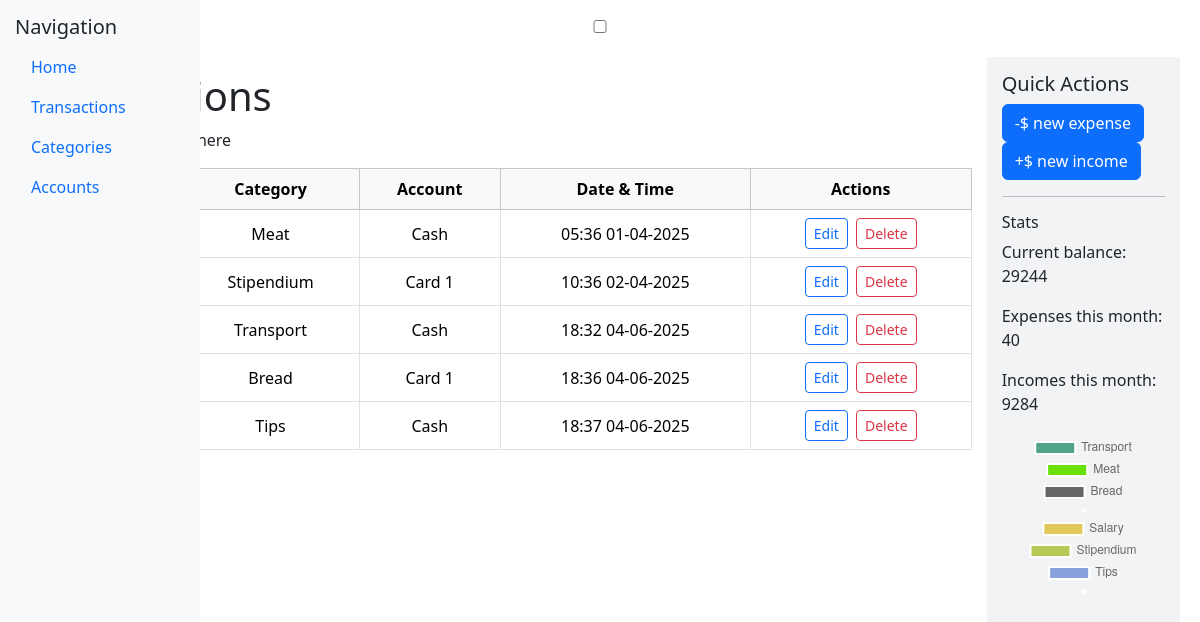
Page /transactions on the committed database.
### finmanager/models.py (models this page shows, shortened)
class Transaction(models.Model):
    tsum = models.DecimalField(default=0.00, max_digits=10, decimal_places=2)
    category = models.ForeignKey(Category, on_delete=models.CASCADE)
    account = models.ForeignKey(Account, on_delete=models.SET_NULL, null=True)
    comment = models.CharField(max_length=100, blank=True, null=True)
    isExpense = models.BooleanField(default=True)
    checkID = models.ForeignKey(Check, on_delete=models.CASCADE, blank=True, null=True)
    tDateTime = models.DateTimeField("Date of transaction", default=None)

class Category(models.Model):
    title = models.CharField(max_length=100, unique=True)
    isExpense = models.BooleanField(default=True)

class Account(models.Model):
    name = models.CharField(max_length=100)
    startBalance = models.DecimalField(default=0.00, max_digits=10, decimal_places=2)
    balance = models.DecimalField(default=0.00, max_digits=10, decimal_places=2)
    isHidden = models.BooleanField(default=False)

### finmanager/views.py (the view)
# urls.py: path("transactions", views.transactions, name="transactions"),
def transactions(request):
		latest_transactions = Transaction.objects.order_by("tDateTime")
		context = {
				"latest_transactions": latest_transactions,
				"cats": Category.objects.order_by("isExpense"),
				"accs": Account.objects.all(),
		}
		return render(request, "finmanager/transactionsView.html", context)

### finmanager/context_processors.py (called while the page is built)
def countExpInc(request):
  allExpenses = Transaction.objects.filter(isExpense=True)
  allIncomes = Transaction.objects.filter(isExpense=False)
  totalExp = allExpenses.aggregate(Sum('tsum'))['tsum__sum'] if allExpenses.exists() else 0
  totalInc = allIncomes.aggregate(Sum('tsum'))['tsum__sum'] if allIncomes.exists() else 0
  return {'totalExp': totalExp, 'totalInc': totalInc}

def calculateBalance(request):
  for acc in Account.objects.all():
    incomes = Transaction.objects.filter(account=acc.pk, isExpense=False)
    expenses = Transaction.objects.filter(account=acc.pk, isExpense=True)
    acc.balance = acc.startBalance
    if incomes.exists():
      acc.balance += Decimal(incomes.aggregate(Sum('tsum'))['tsum__sum'])
    if expenses.exists():
      acc.balance -= Decimal(expenses.aggregate(Sum('tsum'))['tsum__sum'])
    acc.save()
  allMoney = 0
  if Account.objects.all().exists():
    allMoney = Account.objects.all().aggregate(Sum('balance'))['balance__sum']
  return {'allMoney': allMoney}

### finmanager/templates/finmanager/transactionsView.html (shortened to what this page needs)
{% extends "finmanager/master.html" %}
{% block content %}
  <h1>Transactions</h1>
  <p>Manage transactions here</p>
    {% if latest_transactions %}
  <table class="table table-hover table-bordered align-middle text-center">
    <thead class="table-light">
      <tr>
        <th>Amount</th>
        <th>Category</th>
        <th>Account</th>
        <th>Date & Time</th>
        <th>Actions</th>
      </tr>
    </thead>
    <tbody>
      {% for tran in latest_transactions %}
      <tr id="trans{{ tran.pk }}">
        <td id= "tsum{{ tran.pk }}">
          {% if tran.isExpense %}
            <span class="text-danger">-{{ tran.tsum }}</span>
          {% else %}
            <span class="text-success">+{{ tran.tsum }}</span>
          {% endif %}
        </td>
        <td id="cat{{ tran.pk }}">{{ tran.category.title }} <p id="catInitPk{{ tran.pk }}" hidden>{{ tran.category.pk }}</p></td>
        <td id="acc{{ tran.pk }}">{{ tran.account.name }} <p id="accInitPk{{ tran.pk }}" hidden>{{ tran.account.pk }}</p></td>
        <td id="datetime{{ tran.pk }}">{{ tran.tDateTime|date:"H:i d-m-Y" }}</td>
        <td id="actions{{ tran.pk }}">
          <button class="btn btn-sm btn-outline-primary me-1" onclick="editTrans({{ tran.pk }})">Edit</button>
          <a href="/transactions/delete/{{tran.pk}}" class="btn btn-sm btn-outline-danger">Delete</a>
        </td>
      </tr>
      {% empty %}
      <tr>
        <td colspan="5" class="text-muted">No recent transactions found.</td>
      </tr>
      {% endfor %}
    </tbody>
  </table>
    {% else %}
      <p>No transactions yet!</p>
    {% endif %}
    {%endblock%}
    {%block right_utilities%}
      <form action="{% url 'transCreate' %}" method="get" style="display: inline;">
        <button type="submit" name="type" value="expense" class="btn btn-primary">-$ new expense</button>
      </form>
      <form action="{% url 'transCreate' %}" method="get" style="display: inline;">
          <button type="submit" name="type" value="income" class="btn btn-primary">+$ new income</button>
      </form>
    {%endblock%}

### finmanager/templates/finmanager/master.html (shortened to what this page needs)
<!DOCTYPE html>
{% load static %}
<html>
<head>
  <link rel="stylesheet" href="{% static '/bootstrap/css/bootstrap.min.css' %}" />
  {% load bootstrap5 %}
  {% bootstrap_css %}
</head>
<body>
  <div class="container-fluid">
    <div class="row">
      <input type="checkbox" id="showhide" onclick="showHideNav()">
      <label for="showhide">Showhide</label>
      <nav class="col-md-2 sidebar" id="left_nav">
        {% block left_nav %}
            <h5>Navigation</h5>
            <ul class="nav flex-column">
                <li class="nav-item"><a class="nav-link" href="{%url 'index'%}">Home</a></li>
                <li class="nav-item"><a class="nav-link" href="{%url 'transactions'%}">Transactions</a></li>
                <li class="nav-item"><a class="nav-link" href="{%url 'categories'%}">Categories</a></li>
                <li class="nav-item"><a class="nav-link" href="{%url 'accounts'%}">Accounts</a></li>
            </ul>
        {% endblock %}
      </nav>
      <main class="col-md-10 main-content">
        {% block content %}
        {% endblock %}
      </main>
      <aside class="col-md-2 utilities">
            <h5>Quick Actions</h5>
            {% block right_utilities %}{% endblock %}
            <hr>
            <h6>Stats</h6>
            <p>Current balance: {{allMoney|floatformat:"-2"}}</p>
            <p>Expenses this month: {{totalExp|floatformat:"-2"}}</p>
            <p>Incomes this month: {{totalInc|floatformat:"-2"}}</p>
            <canvas id="chartExpContainer"></canvas>
            <canvas id="chartIncContainer"></canvas>
      </aside>
    </div>
  </div>
</body>
</html>

### finmanager/templates/finmanager/master.html (style rules this page uses)
body { padding: 20px; }
.sidebar { background-color: #f8f9fa; padding: 15px; height: 100vh; position: fixed; z-index: 1; top:0; left: 0; overflow-x: hidden; transition: 0.5s; }
.main-content { padding: 15px; }
.utilities { background-color: #f1f3f5; padding: 15px; height: 100vh; }

### rows in the picture
Transaction: category "Meat", account.name "Cash", tDateTime "05:36 01-04-2025"
Transaction: category "Stipendium", account.name "Card 1", tDateTime "10:36 02-04-2025"
Transaction: category "Transport", account.name "Cash", tDateTime "18:32 04-06-2025"
Transaction: category "Bread", account.name "Card 1", tDateTime "18:36 04-06-2025"
Transaction: category "Tips", account.name "Cash", tDateTime "18:37 04-06-2025"

### other values in the picture
{{ allMoney|floatformat:"-2" }} "29244"
{{ totalExp|floatformat:"-2" }} "40"
{{ totalInc|floatformat:"-2" }} "9284"
